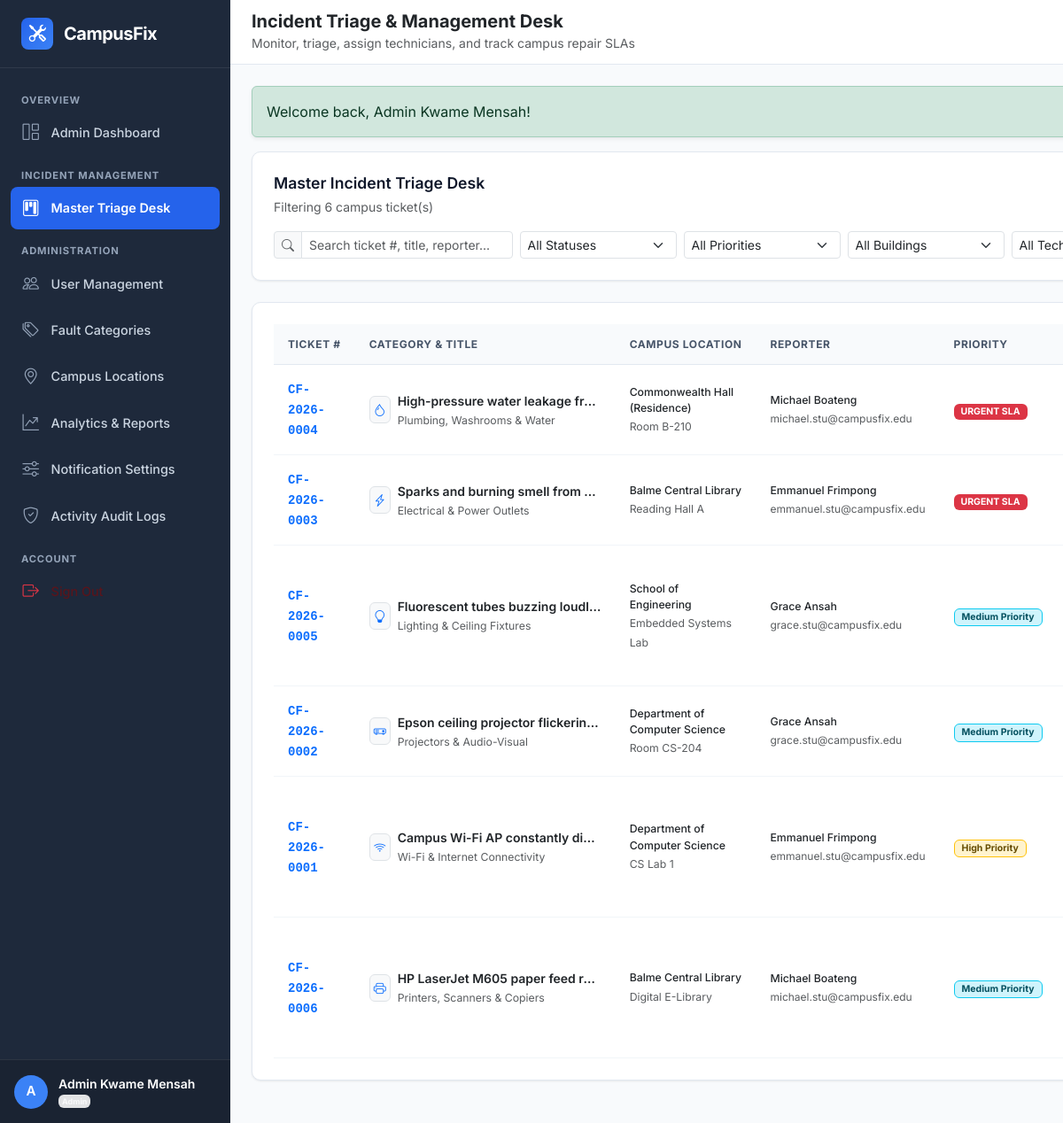
The app's page /admin/all-tickets.php (signed in) with its own data.
### tables this page shows
CREATE TABLE `tickets` (
  `id` INT UNSIGNED NOT NULL AUTO_INCREMENT,
  `ticket_number` VARCHAR(30) NOT NULL COMMENT 'Human-readable unique ID, e.g., CF-2026-0001',
  `reporter_id` INT UNSIGNED NOT NULL,
  `category_id` INT UNSIGNED NOT NULL,
  `location_id` INT UNSIGNED NOT NULL,
  `location_details` VARCHAR(255) DEFAULT NULL COMMENT 'Extra specific notes e.g. Near 3rd window from left',
  `title` VARCHAR(200) NOT NULL,
  `description` TEXT NOT NULL,
  `severity` ENUM('low', 'medium', 'high', 'critical') NOT NULL DEFAULT 'medium',
  `priority` ENUM('low', 'medium', 'high', 'urgent') NOT NULL DEFAULT 'medium',
  `status` ENUM('pending', 'assigned', 'in_progress', 'resolved', 'closed', 'reopened', 'cancelled') NOT NULL DEFAULT 'pending',
  `assigned_to` INT UNSIGNED DEFAULT NULL COMMENT 'Technician currently assigned',
  `assigned_at` DATETIME DEFAULT NULL,
  `resolved_at` DATETIME DEFAULT NULL,
  `closed_at` DATETIME DEFAULT NULL,
  `resolution_notes` TEXT DEFAULT NULL COMMENT 'Summary of repair work done by technician',
  `satisfaction_rating` TINYINT UNSIGNED DEFAULT NULL COMMENT '1 to 5 star rating by student reporter upon resolution',
  `satisfaction_feedback` TEXT DEFAULT NULL,
  `billing_amount` DECIMAL(10,2) NOT NULL DEFAULT 0.00 COMMENT 'Repair/Material surcharge if billable',
  `billing_description` VARCHAR(255) DEFAULT NULL COMMENT 'Reason for surcharge (e.g. Replacement Lamp/Cable)',
  `payment_status` ENUM('not_required', 'pending', 'paid', 'waived') NOT NULL DEFAULT 'not_required',
  `created_at` DATETIME NOT NULL DEFAULT CURRENT_TIMESTAMP,
  `updated_at` DATETIME NOT NULL DEFAULT CURRENT_TIMESTAMP ON UPDATE CURRENT_TIMESTAMP,
  PRIMARY KEY (`id`),
  UNIQUE KEY `uk_tickets_ticket_number` (`ticket_number`),
  KEY `idx_tickets_reporter` (`reporter_id`),
  KEY `idx_tickets_assigned_to` (`assigned_to`),
  KEY `idx_tickets_category` (`category_id`),
  KEY `idx_tickets_location` (`location_id`),
  KEY `idx_tickets_status` (`status`),
  KEY `idx_tickets_payment_status` (`payment_status`),
  KEY `idx_tickets_severity` (`severity`),
  KEY `idx_tickets_priority` (`priority`),
  KEY `idx_tickets_created_at` (`created_at`),
  CONSTRAINT `fk_tickets_reporter` FOREIGN KEY (`reporter_id`) REFERENCES `users` (`id`) ON UPDATE CASCADE,
  CONSTRAINT `fk_tickets_assigned_to` FOREIGN KEY (`assigned_to`) REFERENCES `users` (`id`) ON DELETE SET NULL ON UPDATE CASCADE,
  CONSTRAINT `fk_tickets_category` FOREIGN KEY (`category_id`) REFERENCES `categories` (`id`) ON UPDATE CASCADE,
  CONSTRAINT `fk_tickets_location` FOREIGN KEY (`location_id`) REFERENCES `campus_locations` (`id`) ON UPDATE CASCADE
);

CREATE TABLE `categories` (
  `id` INT UNSIGNED NOT NULL AUTO_INCREMENT,
  `name` VARCHAR(100) NOT NULL,
  `slug` VARCHAR(100) NOT NULL,
  `description` TEXT DEFAULT NULL,
  `department_in_charge` VARCHAR(100) DEFAULT 'General Services',
  `icon` VARCHAR(50) DEFAULT 'bi-gear' COMMENT 'Bootstrap Icon class name',
  `color_code` VARCHAR(20) DEFAULT '#0d6efd' COMMENT 'Hex color code for UI badges',
  `is_active` TINYINT(1) NOT NULL DEFAULT 1,
  `created_at` DATETIME NOT NULL DEFAULT CURRENT_TIMESTAMP,
  PRIMARY KEY (`id`),
  UNIQUE KEY `uk_categories_name` (`name`),
  UNIQUE KEY `uk_categories_slug` (`slug`),
  KEY `idx_categories_is_active` (`is_active`)
);

CREATE TABLE `campus_locations` (
  `id` INT UNSIGNED NOT NULL AUTO_INCREMENT,
  `building_name` VARCHAR(100) NOT NULL,
  `building_code` VARCHAR(20) NOT NULL,
  `floor` VARCHAR(50) NOT NULL COMMENT 'Ground Floor, 1st Floor, 2nd Floor, etc.',
  `room_number` VARCHAR(50) DEFAULT NULL COMMENT 'Room CS-101, Reading Hall A, etc.',
  `area_description` VARCHAR(255) DEFAULT NULL,
  `is_active` TINYINT(1) NOT NULL DEFAULT 1,
  `created_at` DATETIME NOT NULL DEFAULT CURRENT_TIMESTAMP,
  PRIMARY KEY (`id`),
  KEY `idx_locations_building_code` (`building_code`),
  KEY `idx_locations_is_active` (`is_active`)
);

CREATE TABLE `users` (
  `id` INT UNSIGNED NOT NULL AUTO_INCREMENT,
  `user_code` VARCHAR(30) NOT NULL COMMENT 'Unique identifier (e.g., ADM-2026-001, TECH-2026-001, STU-2026-101)',
  `full_name` VARCHAR(100) NOT NULL,
  `email` VARCHAR(150) NOT NULL,
  `phone` VARCHAR(25) DEFAULT NULL,
  `password_hash` VARCHAR(255) NOT NULL,
  `role` ENUM('student', 'technician', 'admin') NOT NULL DEFAULT 'student',
  `department` VARCHAR(100) DEFAULT NULL COMMENT 'Academic department or technical unit',
  `status` ENUM('active', 'inactive', 'suspended') NOT NULL DEFAULT 'active',
  `avatar` VARCHAR(255) DEFAULT NULL COMMENT 'Path to profile image or avatar',
  `reset_token` VARCHAR(100) DEFAULT NULL,
  `reset_token_expires_at` DATETIME DEFAULT NULL,
  `created_at` DATETIME NOT NULL DEFAULT CURRENT_TIMESTAMP,
  `updated_at` DATETIME NOT NULL DEFAULT CURRENT_TIMESTAMP ON UPDATE CURRENT_TIMESTAMP,
  PRIMARY KEY (`id`),
  UNIQUE KEY `uk_users_user_code` (`user_code`),
  UNIQUE KEY `uk_users_email` (`email`),
  KEY `idx_users_role_status` (`role`, `status`)
);

### admin/all-tickets.php (the view, shortened to what this page needs)
<?php
require_once __DIR__ . '/../includes/functions.php';
$search = trim($_GET['search'] ?? '');
$statusFilter = strtolower(trim($_GET['status'] ?? 'all'));
$priorityFilter = strtolower(trim($_GET['priority'] ?? 'all'));
$tickets = [];
try {
    $pdo = get_db_connection();
    $sql = "
        SELECT t.*, c.name as category_name, c.icon as category_icon,
               l.building_name, l.room_number,
               r.full_name as reporter_name, r.email as reporter_email,
               tech.full_name as technician_name
        FROM tickets t
        JOIN categories c ON t.category_id = c.id
        JOIN campus_locations l ON t.location_id = l.id
        JOIN users r ON t.reporter_id = r.id
        LEFT JOIN users tech ON t.assigned_to = tech.id
        WHERE 1=1
    ";
    $params = [];
    $sql .= " ORDER BY
        CASE WHEN t.status = 'pending' THEN 1
             WHEN t.priority = 'urgent' THEN 2
             WHEN t.severity = 'critical' THEN 3
             WHEN t.status = 'reopened' THEN 4
             ELSE 5 END,
        t.created_at DESC";
    $stmt = $pdo->prepare($sql);
    $stmt->execute($params);
    $tickets = $stmt->fetchAll();
} catch (Exception $e) {
    flash_message('danger', 'Error querying incident desk: ' . $e->getMessage());
}
include_once INCLUDES_PATH . 'header.php';
include_once INCLUDES_PATH . 'sidebar.php';
?>
<div class="d-flex flex-column flex-1 w-100">
    <?php include_once INCLUDES_PATH . 'navbar.php'; ?>
    <div class="container-fluid px-0">
        <div class="cf-card mb-4">
            <div class="d-flex flex-wrap align-items-center justify-content-between gap-3 mb-3">
                <div>
                    <h5 class="cf-card-title mb-1">Master Incident Triage Desk</h5>
                    <small class="text-muted">Filtering <?= count($tickets) ?> campus ticket(s)</small>
                </div>
            </div>
            <form method="GET" action="" class="row g-2 align-items-center">
                <div class="col-lg-3 col-md-6">
                    <div class="input-group input-group-sm">
                        <span class="input-group-text bg-light text-muted"><i class="bi bi-search"></i></span>
                        <input type="text" class="form-control" name="search" value="<?= htmlspecialchars($search) ?>" placeholder="Search ticket #, title, reporter...">
                    </div>
                </div>
                <div class="col-lg-2 col-md-3">
                    <select class="form-select form-select-sm" name="status" onchange="this.form.submit()">
                        <option value="all" <?= ($statusFilter === 'all') ? 'selected' : '' ?>>All Statuses</option>
                    </select>
                </div>
                <div class="col-lg-2 col-md-3">
                    <select class="form-select form-select-sm" name="priority" onchange="this.form.submit()">
                        <option value="all" <?= ($priorityFilter === 'all') ? 'selected' : '' ?>>All Priorities</option>
                    </select>
                </div>
                <div class="col-lg-2 col-md-4">
                    <select class="form-select form-select-sm" name="building" onchange="this.form.submit()">
                        <option value="">All Buildings</option>
                    </select>
                </div>
                <div class="col-lg-2 col-md-4">
                    <select class="form-select form-select-sm" name="technician" onchange="this.form.submit()">
                        <option value="0">All Technicians</option>
                    </select>
                </div>
            </form>
        </div>
        <div class="cf-card">
            <?php if (empty($tickets)): ?>
                <div class="empty-state">
                    <div class="empty-state-icon"><i class="bi bi-folder-check"></i></div>
                    <h5 class="empty-state-title">No Incident Tickets Match Criteria</h5>
                    <p class="empty-state-text">Adjust your filters or search terms above to inspect other campus records.</p>
                </div>
            <?php else: ?>
                <div class="table-responsive">
                    <table class="cf-table">
                        <thead>
                            <tr>
                                <th>Ticket #</th>
                                <th>Category & Title</th>
                                <th>Campus Location</th>
                                <th>Reporter</th>
                                <th>Priority</th>
                                <th>Status</th>
                            </tr>
                        </thead>
                        <tbody>
                            <?php foreach ($tickets as $t): ?>
                                <tr>
                                    <td>
                                        <a href="<?= BASE_URL ?>admin/ticket-details.php?id=<?= $t['id'] ?>" class="fw-bold font-monospace text-primary text-decoration-none">
                                            <?= htmlspecialchars($t['ticket_number']) ?>
                                        </a>
                                    </td>
                                    <td>
                                        <div class="d-flex align-items-center gap-2">
                                            <span class="p-1 rounded bg-light border text-primary">
                                                <i class="bi <?= htmlspecialchars($t['category_icon']) ?>"></i>
                                            </span>
                                            <div>
                                                <div class="fw-semibold text-dark text-truncate" style="max-width: 230px;">
                                                    <?= htmlspecialchars($t['title']) ?>
                                                </div>
                                                <small class="text-muted"><?= htmlspecialchars($t['category_name']) ?></small>
                                            </div>
                                        </div>
                                    </td>
                                    <td>
                                        <div class="small fw-medium text-dark"><?= htmlspecialchars($t['building_name']) ?></div>
                                        <small class="text-muted"><?= htmlspecialchars($t['room_number'] ?? 'General') ?></small>
                                    </td>
                                    <td>
                                        <div class="small fw-medium text-dark"><?= htmlspecialchars($t['reporter_name']) ?></div>
                                        <small class="text-muted" style="font-size: 0.75rem;"><?= htmlspecialchars($t['reporter_email']) ?></small>
                                    </td>
                                    <td><?= render_priority_badge($t['priority']) ?></td>
                                    <td><?= render_status_badge($t['status']) ?></td>
                                </tr>
                            <?php endforeach; ?>
                        </tbody>
                    </table>
                </div>
            <?php endif; ?>
        </div>
    </div>
</div>
<?php include_once INCLUDES_PATH . 'footer.php'; ?>

### includes/functions.php (shortened to what this page needs)
<?php
function render_priority_badge(string $priority): string
{
    $map = [
        'low'    => ['class' => 'bg-light text-muted border', 'label' => 'Low Priority'],
        'medium' => ['class' => 'bg-info-subtle text-info-emphasis border border-info', 'label' => 'Medium Priority'],
        'high'   => ['class' => 'bg-warning-subtle text-warning-emphasis border border-warning', 'label' => 'High Priority'],
        'urgent' => ['class' => 'bg-danger text-white fw-bold', 'label' => 'URGENT SLA']
    ];
    $cfg = $map[strtolower($priority)] ?? ['class' => 'badge bg-secondary', 'label' => ucfirst($priority)];
    return sprintf('<span class="badge %s px-2 py-1 rounded-2">%s</span>', $cfg['class'], htmlspecialchars($cfg['label']));
}

### assets/css/style.css (style rules this page uses)
:root { --cf-primary-navy: #0f172a; --cf-sidebar-bg: #1e293b; --cf-sidebar-hover: #334155; --cf-accent-blue: #2563eb; --cf-accent-hover: #1d4ed8; --cf-canvas-bg: #f8fafc; --cf-card-bg: #ffffff; --cf-border-color: #e2e8f0; --cf-text-main: #1e293b; --cf-text-muted: #64748b; --cf-radius: 10px; --cf-shadow-sm: 0 1px 3px rgba(0, 0, 0, 0.05), 0 1px 2px rgba(0, 0, 0, 0.03); --cf-shadow-md: 0 4px 6px -1px rgba(0, 0, 0, 0.07), 0 2px 4px -1px rgba(0, 0, 0, 0.04); }
body { font-family: 'Inter', -apple-system, BlinkMacSystemFont, 'Segoe UI', Roboto, Helvetica, Arial, sans-serif; background-color: var(--cf-canvas-bg); color: var(--cf-text-main); min-height: 100vh; display: flex; flex-direction: column; }
.cf-card { background: var(--cf-card-bg); border: 1px solid var(--cf-border-color); border-radius: var(--cf-radius); box-shadow: var(--cf-shadow-sm); padding: 1.5rem; margin-bottom: 1.5rem; transition: transform 0.15s ease, box-shadow 0.15s ease; }
.cf-card-title { font-size: 1.1rem; font-weight: 600; color: var(--cf-primary-navy); margin: 0; }
.cf-table { width: 100%; margin-bottom: 0; border-collapse: separate; border-spacing: 0; }
.cf-table th { background-color: #f8fafc; color: #475569; font-size: 0.75rem; font-weight: 700; text-transform: uppercase; letter-spacing: 0.05em; padding: 0.85rem 1rem; border-bottom: 1px solid var(--cf-border-color); white-space: nowrap; }
.cf-table td { padding: 1rem; vertical-align: middle; border-bottom: 1px solid #f1f5f9; font-size: 0.875rem; }

### records on screen
tickets: ticket_number "CF-2026-0004", title "High-pressure water leakage fr…", category.name "Plumbing, Washrooms & Water", location.building_name "Commonwealth Hall (Residence)", location.room_number "Room B-210", reporter.full_name "Michael Boateng", reporter.email "michael.stu@campusfix.edu", priority "URGENT SLA"
tickets: ticket_number "CF-2026-0003", title "Sparks and burning smell from…", category.name "Electrical & Power Outlets", location.building_name "Balme Central Library", location.room_number "Reading Hall A", reporter.full_name "Emmanuel Frimpong", reporter.email "emmanuel.stu@campusfix.edu", priority "URGENT SLA"
tickets: ticket_number "CF-2026-0005", title "Fluorescent tubes buzzing loudl…", category.name "Lighting & Ceiling Fixtures", location.building_name "School of Engineering", location.room_number "Embedded Systems Lab", reporter.full_name "Grace Ansah", reporter.email "grace.stu@campusfix.edu", priority "Medium Priority"
tickets: ticket_number "CF-2026-0002", title "Epson ceiling projector flickerin…", category.name "Projectors & Audio-Visual", location.building_name "Department of Computer Science", location.room_number "Room CS-204", reporter.full_name "Grace Ansah", reporter.email "grace.stu@campusfix.edu", priority "Medium Priority"
tickets: ticket_number "CF-2026-0001", title "Campus Wi-Fi AP constantly di…", category.name "Wi-Fi & Internet Connectivity", location.building_name "Department of Computer Science", location.room_number "CS Lab 1", reporter.full_name "Emmanuel Frimpong", reporter.email "emmanuel.stu@campusfix.edu", priority "High Priority"
tickets: ticket_number "CF-2026-0006", title "HP LaserJet M605 paper feed r…", category.name "Printers, Scanners & Copiers", location.building_name "Balme Central Library", location.room_number "Digital E-Library", reporter.full_name "Michael Boateng", reporter.email "michael.stu@campusfix.edu", priority "Medium Priority"

### other values on screen
substr($user['full_name'], 0, 1) "A"
$user['full_name'] "Admin Kwame Mensah"
$user['role'] "Admin"
$pageHeading "Incident Triage & Management Desk"
$pageSubtitle "Monitor, triage, assign technicians, and track campus repair SLAs"
$f['message'] "Welcome back, Admin Kwame Mensah!"
count($tickets) "6"
